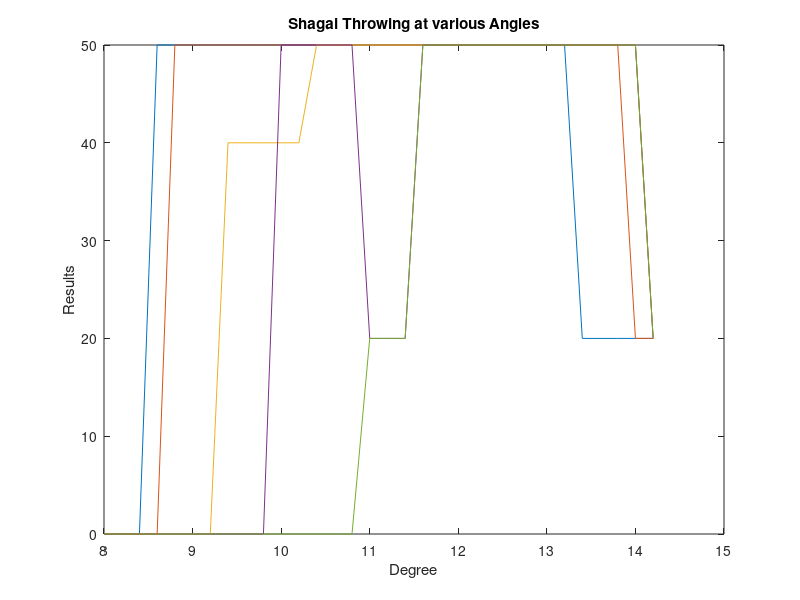

MATLAB code to generate this figure: (Note: this script raises an error after producing the figure.)
%Shagai_Graph
degree = [8,8.2,8.4,8.6,8.8,9,9.2,9.4,9.6,9.8,10,10.2,10.4,10.6,10.8,11,11.2,11.4,11.6,11.8,12,12.2,12.4,12.6,12.8,13,13.2,13.4,13.6,13.8,14,14.2];
results_550 = [00,00,00,50,50,50,50,50,50,50,50,50,50,50,50,50,50,50,50,50,50,50,50,50,50,50,50,20,20,20,20,20];
results_600 = [00,00,00,00,50,50,50,50,50,50,50,50,50,50,50,50,50,50,50,50,50,50,50,50,50,50,50,50,50,50,20,20];
results_650 = [00,00,00,00,00,00,00,40,40,40,40,40,50,50,50,50,50,50,50,50,50,50,50,50,50,50,50,50,50,50,50,20];
results_700 = [00,00,00,00,00,00,00,00,00,00,50,50,50,50,50,20,20,20,50,50,50,50,50,50,50,50,50,50,50,50,50,20];
results_750 = [00,00,00,00,00,00,00,00,00,00,00,00,00,00,00,20,20,20,50,50,50,50,50,50,50,50,50,50,50,50,50,20];
ln1 = plot(degree,results_550);
hold on
ln2 = plot(degree,results_600);
hold on
ln3 = plot(degree,results_650);
hold on
ln4 = plot(degree,results_700);
hold on
ln5 = plot(degree,results_750);
hold off
xlabel('Degree');
ylabel('Results');
title('Shagai Throwing at various Angles');
ln1.LineWidth = 2;
ln1.Color = [0 0.6 0.5];
ln1.Marker = 'diamond';
ln1s.MarkerEdgeColor = 'b';